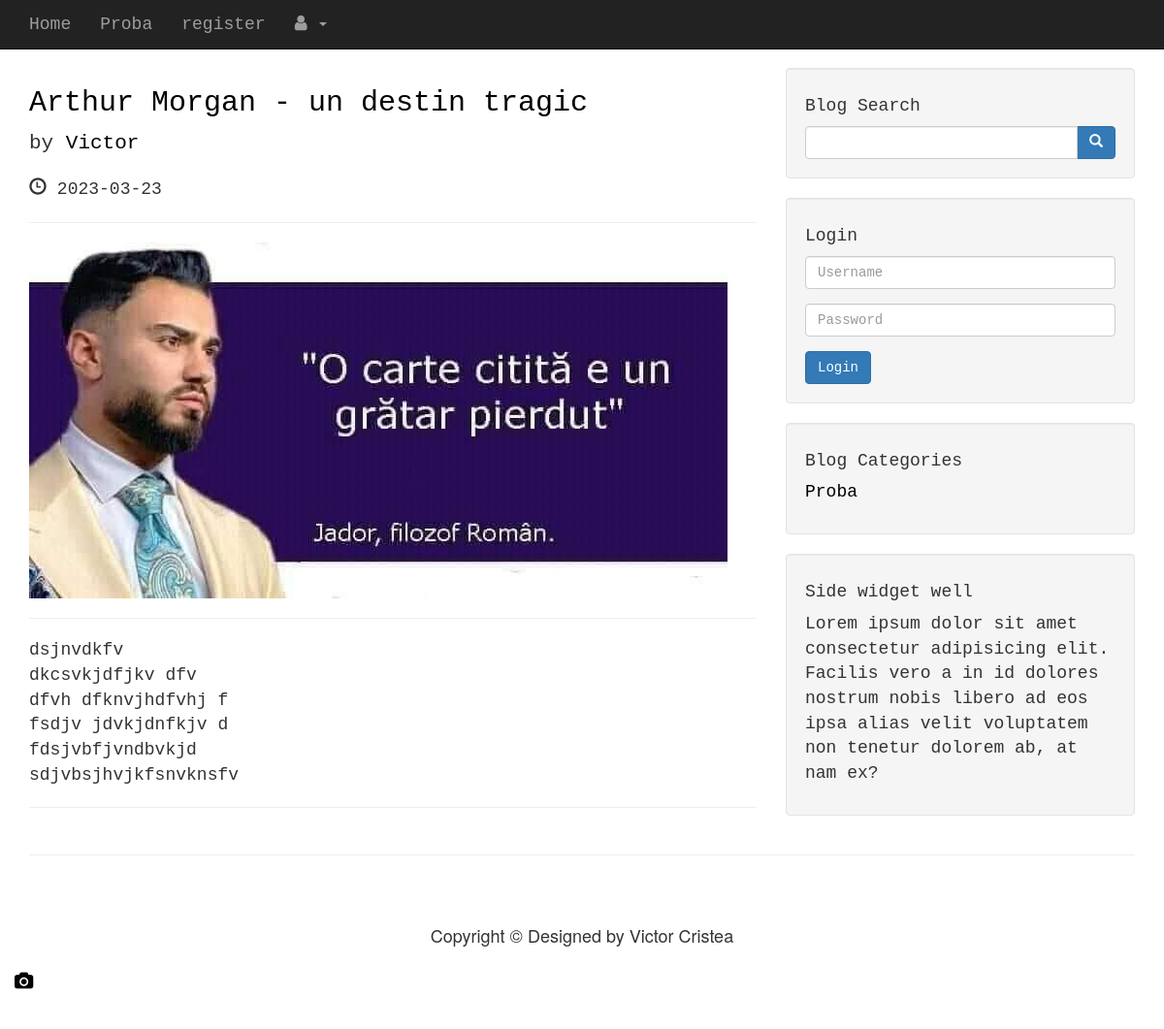
The app's page /author.php?author=Victor with its own data.
### tables this page shows
CREATE TABLE `categories` (
  `cat_id` int NOT NULL,
  `cat_title` varchar(266) NOT NULL
);

CREATE TABLE `posts` (
  `post_id` int NOT NULL,
  `post_tags` varchar(266) NOT NULL,
  `post_comment_count` int NOT NULL,
  `post_status` varchar(266) NOT NULL DEFAULT 'draft',
  `post_category_id` int NOT NULL,
  `post_title` varchar(266) NOT NULL,
  `post_author` varchar(266) NOT NULL,
  `post_date` date NOT NULL,
  `post_image` varchar(266) NOT NULL,
  `post_content` text NOT NULL
);

### author.php (the view, shortened to what this page needs)
<?php include "includes/db.php"; ?>
<?php include "includes/header.php"; ?>
<?php include "includes/navigation.php"; ?>
<body>
    <div class="container">
        <div class="row ">
            <div  class="col-md-8">
             <?php
             if (isset($_GET['author'])){
                $p_author= $_GET['author'];
                $sellect_all_posts = mysqli_query($conn, "SELECT * FROM posts WHERE post_author = '$p_author'");
                if(!$sellect_all_posts){
                     die('QUERY FAILED' . mysqli_error($conn));
                } else{
                while($row = mysqli_fetch_assoc($sellect_all_posts)){
                  $post_title = $row['post_title'];
                  $post_author = $row['post_author'];
                  $post_date = $row['post_date'];
                  $post_image = $row['post_image'];
                  $post_content = nl2br($row['post_content']);
                       ?>
                <h2>
                    <a href="#"><?php echo $post_title; ?></a>
                </h2>
                <p class="lead">
                    by <a href="author.php?author=<?php echo $post_author?>"><?php echo $post_author; ?></a>
                </p>
                <p><span class="glyphicon glyphicon-time"></span> <?php echo $post_date;?></p>
                <hr>
                <img class="img-responsive" src="images/<?php echo $post_image?>" alt="">
                <hr>
                <p><?php echo $post_content; ?></p>
                <hr>
               <?php
                }
            }
             }
               ?>
            </div>
            <?php include "includes/sidebar.php" ?>
        </div>
        <hr h-25 >
    </div>
        <?php include "includes/footer.php"; ?>

### includes/navigation.php (shortened to what this page needs)
<nav class="navbar navbar-inverse navbar-fixed-top" role="navigation">
        <div class="container">
            <div class="navbar-header">
                <a class="navbar-brand" href="index.php">Home</a>
            </div>
            <div class="collapse navbar-collapse" id="bs-example-navbar-collapse-1">
                <ul class="nav navbar-nav">
<?php
$sellect_all_cat_querry = mysqli_query($conn,"SELECT * FROM categories");
while($row = mysqli_fetch_assoc($sellect_all_cat_querry)){
    $cat_id = $row ['cat_id'];
    $cat_title = $row['cat_title'];
    echo "<li><a href='category.php?category=$cat_id'>{$cat_title}</a></li>";
}
?>
<li><a href='registration.php'>register</a></li>
 <li><a href="#" class="dropdown-toggle" data-toggle="dropdown"><i class="fa fa-user"></i> <?php echo $_SESSION['user_name']; ?><b class="caret"></b></a>
        </li>
             </ul>
            </div>
        </div>
    </nav>

### includes/sidebar.php (shortened to what this page needs)
<div class="col-md-4">
   <div class="well">
       <h4>Blog Search</h4>
      <form action="search.php" method= "post">
      <div class="input-group">
       <input name ="search" type="text" class="form-control">
       <span class="input-group-btn">
       <button name = "submit" class="btn btn-primary" type="submit">
               <span class="glyphicon glyphicon-search"></span>
        </button>
       </span>
      </div>
     </form>
   </div>
   <div class="well">
       <h4>Login</h4>
      <form action="includes/login.php" method= "post">
      <div class="form-group">
       <input name ="user_name" type="text" class="form-control" placeholder="Username">
      </div>
      <div class="form-group">
       <input name ="user_password" type="password" class="form-control" placeholder="Password">
      </div>
      <span class="form-group-btn">
      <button class="btn btn-primary" type="submit" name ="login">Login</button>
      </span>
     </form>
   </div>
             <div class="well">
                  <?php
             $sellect_cat_sidebar = mysqli_query($conn,"SELECT * FROM categories", MYSQLI_USE_RESULT);
              ?>
            <h4>Blog Categories</h4>
        <div class="row">
       <div class="col-lg-6">
          <ul class="list-unstyled">
           <?php
            while($row = mysqli_fetch_assoc($sellect_cat_sidebar)){
               $cat_id = $row ['cat_id'];
           $cat_title = $row['cat_title'];
           echo "<li><a href='category.php?category=$cat_id'>{$cat_title}</a></li>";
            }
           ?>
           </ul>
         </div>
     </div>
        </div>
                  <?php include 'widget.php'; ?>
</div>

### css/blog-home.css (style rules this page uses)
body { padding-top: 70px; }

### css/style.css (style rules this page uses)
html { font-size: 18px; -webkit-tap-highlight-color: rgba(0,0,0,0); }
.container { font-family: "Lucida Console", "Courier New", monospace; }
a { color: rgb(0, 0, 0); }

### records on screen
categories: cat_title "Proba"
posts: post_title "Arthur Morgan - un destin tragic", post_author "Victor", post_date "2023-03-23", post_image (picture), post_content "dsjnvdkfv dkcsvkjdfjkv dfv dfvh dfknvjhdfvhj f fsdjv jdvkjdnfkjv d fdsjvbfjvndbvkjd sdjvbsjhvjkfsnvknsfv"
